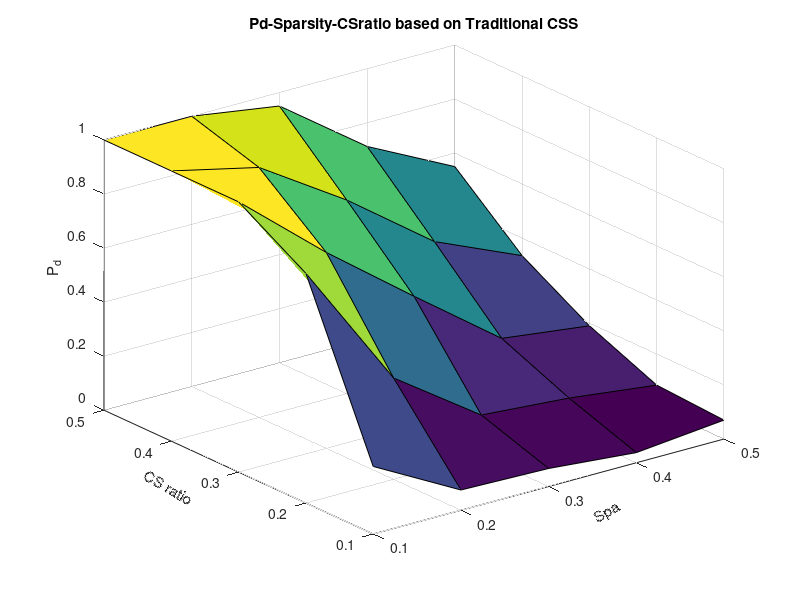

This chart was generated by the following MATLAB code:
load('data.mat')
CS_ratio = [50,40,30,25,20,15,10,5];
SNR = -20:2:0;
Spa = 0.1:0.1:0.5;
CS_ratio_mesh = 0.1:0.1:0.5;
[x,y] = meshgrid(CS_ratio_mesh,Spa);
z(:,1)=SNR_minus2_spa_10.P_d;
z(:,2)=SNR_minus2_spa_20.P_d;
z(:,3)=SNR_minus2_spa_30.P_d;
z(:,4)=SNR_minus2_spa_40.P_d;
z(:,5)=SNR_minus2_spa_50.P_d;
figure;
% for CS_ratio_num = 1:length(CS_ratio)
%     var_str = ['struct_data_',num2str(CS_ratio(CS_ratio_num))];
%     eval(['temp=',var_str]);
%     SNR_num = length(temp.SNR);
% %     for SNR_num = 1:length(temp.SNR)
% %     scatter3(temp.SNR,CS_ratio(CS_ratio_num)*ones(1,SNR_num),temp.P_d);hold on;
%     
% end
surf(x,y,z);
title('Pd-Sparsity-CSratio based on Traditional CSS' );
x1=xlabel('Spa');
x2=ylabel('CS ratio');
zlabel('P_d');
set(x1,'Rotation',30);
set(x2,'Rotation',-30);
    
         
         